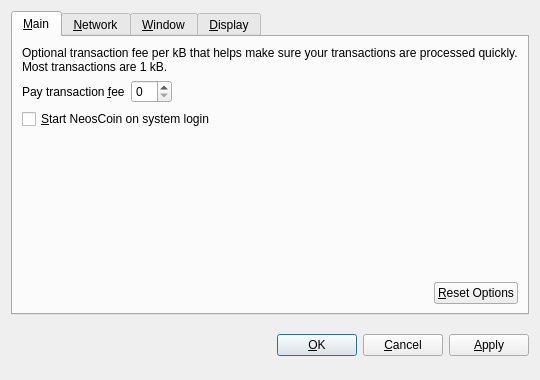
<?xml version="1.0" encoding="UTF-8"?>
<ui version="4.0">
 <class>OptionsDialog</class>
 <widget class="QDialog" name="OptionsDialog">
  <property name="geometry">
   <rect>
    <x>0</x>
    <y>0</y>
    <width>540</width>
    <height>380</height>
   </rect>
  </property>
  <property name="windowTitle">
   <string>Options</string>
  </property>
  <property name="modal">
   <bool>true</bool>
  </property>
  <layout class="QVBoxLayout" name="verticalLayout">
   <item>
    <widget class="QTabWidget" name="tabWidget">
     <property name="tabPosition">
      <enum>QTabWidget::North</enum>
     </property>
     <property name="currentIndex">
      <number>0</number>
     </property>
     <widget class="QWidget" name="tabMain">
      <attribute name="title">
       <string>&amp;Main</string>
      </attribute>
      <layout class="QVBoxLayout" name="verticalLayout_Main">
       <item>
        <widget class="QLabel" name="transactionFeeInfoLabel">
         <property name="text">
          <string>Optional transaction fee per kB that helps make sure your transactions are processed quickly. Most transactions are 1 kB.</string>
         </property>
         <property name="textFormat">
          <enum>Qt::PlainText</enum>
         </property>
         <property name="wordWrap">
          <bool>true</bool>
         </property>
        </widget>
       </item>
       <item>
        <layout class="QHBoxLayout" name="horizontalLayout_1_Main">
         <item>
          <widget class="QLabel" name="transactionFeeLabel">
           <property name="text">
            <string>Pay transaction &amp;fee</string>
           </property>
           <property name="textFormat">
            <enum>Qt::PlainText</enum>
           </property>
           <property name="buddy">
            <cstring>transactionFee</cstring>
           </property>
          </widget>
         </item>
         <item>
          <widget class="BitcoinAmountField" name="transactionFee"/>
         </item>
         <item>
          <spacer name="horizontalSpacer_1_Main">
           <property name="orientation">
            <enum>Qt::Horizontal</enum>
           </property>
           <property name="sizeHint" stdset="0">
            <size>
             <width>40</width>
             <height>20</height>
            </size>
           </property>
          </spacer>
         </item>
        </layout>
       </item>
       <item>
        <widget class="QCheckBox" name="bitcoinAtStartup">
         <property name="toolTip">
          <string>Automatically start NeosCoin after logging in to the system.</string>
         </property>
         <property name="text">
          <string>&amp;Start NeosCoin on system login</string>
         </property>
        </widget>
       </item>
       <item>
        <spacer name="verticalSpacer_Main">
         <property name="orientation">
          <enum>Qt::Vertical</enum>
         </property>
         <property name="sizeHint" stdset="0">
          <size>
           <width>20</width>
           <height>40</height>
          </size>
         </property>
        </spacer>
       </item>
       <item>
        <layout class="QHBoxLayout" name="horizontalLayout_2_Main">
         <item>
          <spacer name="horizontalSpacer_2_Main">
           <property name="orientation">
            <enum>Qt::Horizontal</enum>
           </property>
           <property name="sizeHint" stdset="0">
            <size>
             <width>40</width>
             <height>20</height>
            </size>
           </property>
          </spacer>
         </item>
         <item>
          <widget class="QPushButton" name="resetButton">
           <property name="toolTip">
            <string>Reset all client options to default.</string>
           </property>
           <property name="text">
            <string>&amp;Reset Options</string>
           </property>
           <property name="autoDefault">
            <bool>false</bool>
           </property>
          </widget>
         </item>
        </layout>
       </item>
      </layout>
     </widget>
     <widget class="QWidget" name="tabNetwork">
      <attribute name="title">
       <string>&amp;Network</string>
      </attribute>
      <layout class="QVBoxLayout" name="verticalLayout_Network">
       <item>
        <widget class="QCheckBox" name="mapPortUpnp">
         <property name="toolTip">
          <string>Automatically open the NeosCoin client port on the router. This only works when your router supports UPnP and it is enabled.</string>
         </property>
         <property name="text">
          <string>Map port using &amp;UPnP</string>
         </property>
        </widget>
       </item>
       <item>
        <widget class="QCheckBox" name="connectSocks">
         <property name="toolTip">
          <string>Connect to the NeosCoin network through a SOCKS proxy (e.g. when connecting through Tor).</string>
         </property>
         <property name="text">
          <string>&amp;Connect through SOCKS proxy:</string>
         </property>
        </widget>
       </item>
       <item>
        <layout class="QHBoxLayout" name="horizontalLayout_Network">
         <item>
          <widget class="QLabel" name="proxyIpLabel">
           <property name="text">
            <string>Proxy &amp;IP:</string>
           </property>
           <property name="textFormat">
            <enum>Qt::PlainText</enum>
           </property>
           <property name="buddy">
            <cstring>proxyIp</cstring>
           </property>
          </widget>
         </item>
         <item>
          <widget class="QValidatedLineEdit" name="proxyIp">
           <property name="maximumSize">
            <size>
             <width>140</width>
             <height>16777215</height>
            </size>
           </property>
           <property name="toolTip">
            <string>IP address of the proxy (e.g. 127.0.0.1)</string>
           </property>
          </widget>
         </item>
         <item>
          <widget class="QLabel" name="proxyPortLabel">
           <property name="text">
            <string>&amp;Port:</string>
           </property>
           <property name="textFormat">
            <enum>Qt::PlainText</enum>
           </property>
           <property name="buddy">
            <cstring>proxyPort</cstring>
           </property>
          </widget>
         </item>
         <item>
          <widget class="QLineEdit" name="proxyPort">
           <property name="maximumSize">
            <size>
             <width>55</width>
             <height>16777215</height>
            </size>
           </property>
           <property name="toolTip">
            <string>Port of the proxy (e.g. 9050)</string>
           </property>
          </widget>
         </item>
         <item>
          <widget class="QLabel" name="socksVersionLabel">
           <property name="text">
            <string>SOCKS &amp;Version:</string>
           </property>
           <property name="textFormat">
            <enum>Qt::PlainText</enum>
           </property>
           <property name="buddy">
            <cstring>socksVersion</cstring>
           </property>
          </widget>
         </item>
         <item>
          <widget class="QValueComboBox" name="socksVersion">
           <property name="toolTip">
            <string>SOCKS version of the proxy (e.g. 5)</string>
           </property>
          </widget>
         </item>
         <item>
          <spacer name="horizontalSpacer_Network">
           <property name="orientation">
            <enum>Qt::Horizontal</enum>
           </property>
           <property name="sizeHint" stdset="0">
            <size>
             <width>40</width>
             <height>20</height>
            </size>
           </property>
          </spacer>
         </item>
        </layout>
       </item>
       <item>
        <spacer name="verticalSpacer_Network">
         <property name="orientation">
          <enum>Qt::Vertical</enum>
         </property>
         <property name="sizeHint" stdset="0">
          <size>
           <width>20</width>
           <height>40</height>
          </size>
         </property>
        </spacer>
       </item>
      </layout>
     </widget>
     <widget class="QWidget" name="tabWindow">
      <attribute name="title">
       <string>&amp;Window</string>
      </attribute>
      <layout class="QVBoxLayout" name="verticalLayout_Window">
       <item>
        <widget class="QCheckBox" name="minimizeToTray">
         <property name="toolTip">
          <string>Show only a tray icon after minimizing the window.</string>
         </property>
         <property name="text">
          <string>&amp;Minimize to the tray instead of the taskbar</string>
         </property>
        </widget>
       </item>
       <item>
        <widget class="QCheckBox" name="minimizeOnClose">
         <property name="toolTip">
          <string>Minimize instead of exit the application when the window is closed. When this option is enabled, the application will be closed only after selecting Quit in the menu.</string>
         </property>
         <property name="text">
          <string>M&amp;inimize on close</string>
         </property>
        </widget>
       </item>
       <item>
        <spacer name="verticalSpacer_Window">
         <property name="orientation">
          <enum>Qt::Vertical</enum>
         </property>
         <property name="sizeHint" stdset="0">
          <size>
           <width>20</width>
           <height>40</height>
          </size>
         </property>
        </spacer>
       </item>
      </layout>
     </widget>
     <widget class="QWidget" name="tabDisplay">
      <attribute name="title">
       <string>&amp;Display</string>
      </attribute>
      <layout class="QVBoxLayout" name="verticalLayout_Display">
       <item>
        <layout class="QHBoxLayout" name="horizontalLayout_1_Display">
         <item>
          <widget class="QLabel" name="langLabel">
           <property name="text">
            <string>User Interface &amp;language:</string>
           </property>
           <property name="textFormat">
            <enum>Qt::PlainText</enum>
           </property>
           <property name="buddy">
            <cstring>lang</cstring>
           </property>
          </widget>
         </item>
         <item>
          <widget class="QValueComboBox" name="lang">
           <property name="toolTip">
            <string>The user interface language can be set here. This setting will take effect after restarting NeosCoin.</string>
           </property>
          </widget>
         </item>
        </layout>
       </item>
       <item>
        <layout class="QHBoxLayout" name="horizontalLayout_2_Display">
         <item>
          <widget class="QLabel" name="unitLabel">
           <property name="text">
            <string>&amp;Unit to show amounts in:</string>
           </property>
           <property name="textFormat">
            <enum>Qt::PlainText</enum>
           </property>
           <property name="buddy">
            <cstring>unit</cstring>
           </property>
          </widget>
         </item>
         <item>
          <widget class="QValueComboBox" name="unit">
           <property name="toolTip">
            <string>Choose the default subdivision unit to show in the interface and when sending coins.</string>
           </property>
          </widget>
         </item>
        </layout>
       </item>
       <item>
        <widget class="QCheckBox" name="displayAddresses">
         <property name="toolTip">
          <string>Whether to show NeosCoin addresses in the transaction list or not.</string>
         </property>
         <property name="text">
          <string>&amp;Display addresses in transaction list</string>
         </property>
        </widget>
       </item>
       <item>
        <spacer name="verticalSpacer_Display">
         <property name="orientation">
          <enum>Qt::Vertical</enum>
         </property>
         <property name="sizeHint" stdset="0">
          <size>
           <width>20</width>
           <height>40</height>
          </size>
         </property>
        </spacer>
       </item>
      </layout>
     </widget>
    </widget>
   </item>
   <item>
    <layout class="QHBoxLayout" name="horizontalLayout_Buttons">
     <item>
      <spacer name="horizontalSpacer_1">
       <property name="orientation">
        <enum>Qt::Horizontal</enum>
       </property>
       <property name="sizeHint" stdset="0">
        <size>
         <width>40</width>
         <height>48</height>
        </size>
       </property>
      </spacer>
     </item>
     <item>
      <widget class="QLabel" name="statusLabel">
       <property name="font">
        <font>
         <weight>75</weight>
         <bold>true</bold>
        </font>
       </property>
       <property name="text">
        <string/>
       </property>
       <property name="textFormat">
        <enum>Qt::PlainText</enum>
       </property>
       <property name="wordWrap">
        <bool>true</bool>
       </property>
      </widget>
     </item>
     <item>
      <spacer name="horizontalSpacer_2">
       <property name="orientation">
        <enum>Qt::Horizontal</enum>
       </property>
       <property name="sizeHint" stdset="0">
        <size>
         <width>40</width>
         <height>48</height>
        </size>
       </property>
      </spacer>
     </item>
     <item>
      <widget class="QPushButton" name="okButton">
       <property name="text">
        <string>&amp;OK</string>
       </property>
      </widget>
     </item>
     <item>
      <widget class="QPushButton" name="cancelButton">
       <property name="text">
        <string>&amp;Cancel</string>
       </property>
       <property name="autoDefault">
        <bool>false</bool>
       </property>
      </widget>
     </item>
     <item>
      <widget class="QPushButton" name="applyButton">
       <property name="text">
        <string>&amp;Apply</string>
       </property>
       <property name="autoDefault">
        <bool>false</bool>
       </property>
      </widget>
     </item>
    </layout>
   </item>
  </layout>
 </widget>
 <customwidgets>
  <customwidget>
   <class>BitcoinAmountField</class>
   <extends>QSpinBox</extends>
   <header>bitcoinamountfield.h</header>
  </customwidget>
  <customwidget>
   <class>QValueComboBox</class>
   <extends>QComboBox</extends>
   <header>qvaluecombobox.h</header>
  </customwidget>
  <customwidget>
   <class>QValidatedLineEdit</class>
   <extends>QLineEdit</extends>
   <header>qvalidatedlineedit.h</header>
  </customwidget>
 </customwidgets>
 <resources/>
 <connections/>
</ui>
